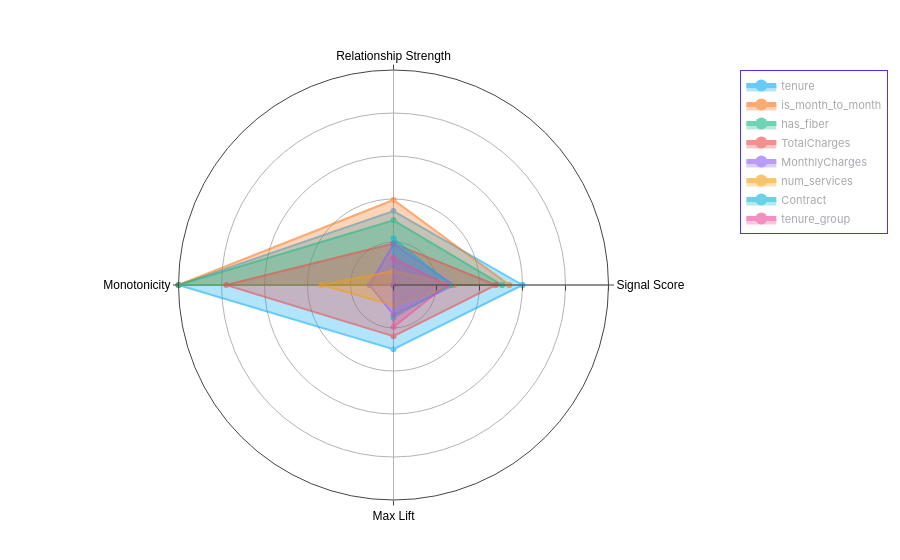
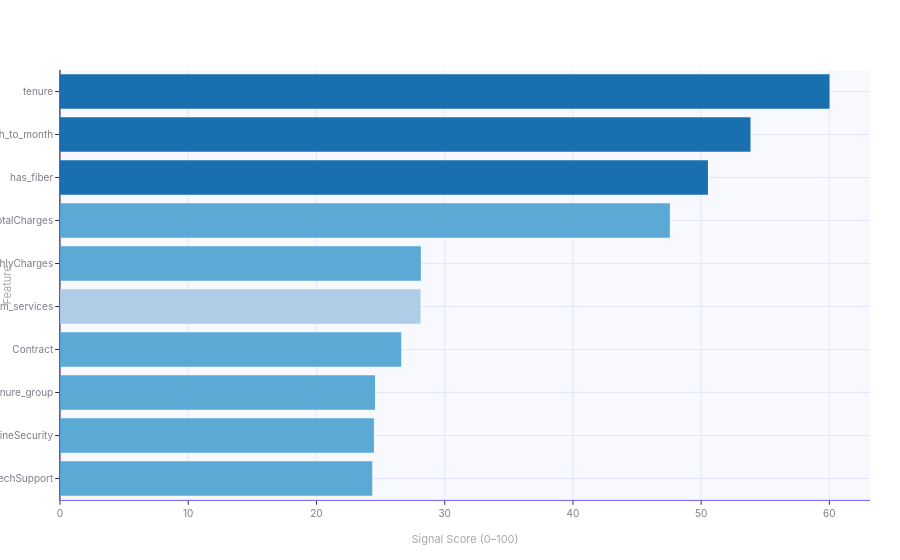

Source (notebook cell) for these figures, in order:
### Markdown cell above
## 3. EDA — 詳盡分析

全面探索流失模式：整體統計、分群比較、流失率視覺化、相關性、洩漏檢查、偏差檢查。

### Code cell
g.use("featured")

eda = g.eda(segment_cols=["Contract", "InternetService"])
eda.summary()
display(eda.top_signals())

### Figure 1 — Plotly figure (JSON) as saved in the notebook; plotly's stock layout.template omitted (floating-point values rounded to 4 significant figures)
{"data": [{"fill": "toself", "name": "tenure", "opacity": 0.6, "r": [0.6001, 0.3441, 1.0, 0.2987, 0.6001], "theta": ["Signal Score", "Relationship Strength", "Monotonicity", "Max Lift", "Signal Score"], "type": "scatterpolar"}, {"fill": "toself", "name": "is_month_to_month", "opacity": 0.6, "r": [0.5385, 0.3956, 1.0, 0.0, 0.5385], "theta": ["Signal Score", "Relationship Strength", "Monotonicity", "Max Lift", "Signal Score"], "type": "scatterpolar"}, {"fill": "toself", "name": "has_fiber", "opacity": 0.6, "r": [0.5053, 0.3009, 1.0, 0.0, 0.5053], "theta": ["Signal Score", "Relationship Strength", "Monotonicity", "Max Lift", "Signal Score"], "type": "scatterpolar"}, {"fill": "toself", "name": "TotalCharges", "opacity": 0.6, "r": [0.4756, 0.1933, 0.778, 0.238, 0.4756], "theta": ["Signal Score", "Relationship Strength", "Monotonicity", "Max Lift", "Signal Score"], "type": "scatterpolar"}, {"fill": "toself", "name": "MonthlyCharges", "opacity": 0.6, "r": [0.2814, 0.1899, 0.112, 0.1385, 0.2814], "theta": ["Signal Score", "Relationship Strength", "Monotonicity", "Max Lift", "Signal Score"], "type": "scatterpolar"}, {"fill": "toself", "name": "num_services", "opacity": 0.6, "r": [0.2812, 0.0646, 0.334, 0.09425, 0.2812], "theta": ["Signal Score", "Relationship Strength", "Monotonicity", "Max Lift", "Signal Score"], "type": "scatterpolar"}, {"fill": "toself", "name": "Contract", "opacity": 0.6, "r": [0.2661, 0.2162, 0.0, 0.1517, 0.2661], "theta": ["Signal Score", "Relationship Strength", "Monotonicity", "Max Lift", "Signal Score"], "type": "scatterpolar"}, {"fill": "toself", "name": "tenure_group", "opacity": 0.6, "r": [0.2457, 0.125, 0.0, 0.195, 0.2457], "theta": ["Signal Score", "Relationship Strength", "Monotonicity", "Max Lift", "Signal Score"], "type": "scatterpolar"}], "layout": {"font": {"color": "black", "family": "Arial, sans-serif", "size": 12}, "legend": {"bgcolor": "white", "bordercolor": "#4934ff", "borderwidth": 1}, "margin": {"b": 60, "l": 60, "r": 30, "t": 70}, "paper_bgcolor": "white", "plot_bgcolor": "#f8f9ff", "polar": {"radialaxis": {"range": [0, 1], "showticklabels": false}}, "showlegend": true, "title": {"font": {"color": "#2b28d3", "size": 16}, "text": ""}, "xaxis": {"gridcolor": "#e0e0ff", "linecolor": "#4934ff", "showline": true}, "yaxis": {"gridcolor": "#e0e0ff", "linecolor": "#4934ff", "showline": true}}}

### Figure 2 — Plotly figure (JSON) as saved in the notebook; plotly's stock layout.template omitted (floating-point values rounded to 4 significant figures)
{"data": [{"marker": {"color": ["#5aaad5", "#5aaad5", "#5aaad5", "#5aaad5", "#b0cde8", "#5aaad5", "#5aaad5", "#1a6faf", "#1a6faf", "#1a6faf"]}, "orientation": "h", "type": "bar", "x": [24.35, 24.48, 24.57, 26.61, 28.12, 28.14, 47.56, 50.53, 53.85, 60.01], "y": ["TechSupport", "OnlineSecurity", "tenure_group", "Contract", "num_services", "MonthlyCharges", "TotalCharges", "has_fiber", "is_month_to_month", "tenure"]}], "layout": {"font": {"color": "black", "family": "Arial, sans-serif", "size": 12}, "legend": {"bgcolor": "white", "bordercolor": "#4934ff", "borderwidth": 1}, "margin": {"b": 60, "l": 60, "r": 30, "t": 70}, "paper_bgcolor": "white", "plot_bgcolor": "#f8f9ff", "title": {"font": {"color": "#2b28d3", "size": 16}, "text": ""}, "xaxis": {"gridcolor": "#e0e0ff", "linecolor": "#4934ff", "showline": true, "title": {"text": "Signal Score (0–100)"}}, "yaxis": {"gridcolor": "#e0e0ff", "linecolor": "#4934ff", "showline": true, "title": {"text": "Feature"}}}}
